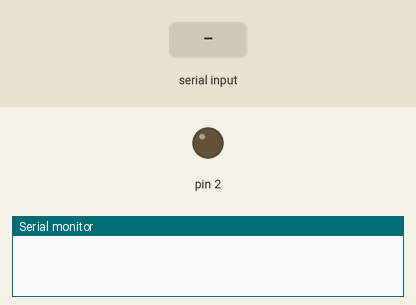
Recording of a sketch running on a simulated Arduino Uno, built with avr-gcc and run on an emulated ATmega328P. On the bench: output pins drawn as LEDs (lit = HIGH), the last lines printed to the serial monitor. Inputs (shaded band) come from the test bench.

Above: at 1.2 s.
1.3 s: "1" received over the second serial link
At 2.4 s:
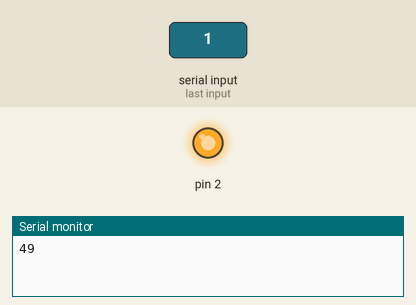
2.8 s: "0" received over the second serial link
At 3.5 s:
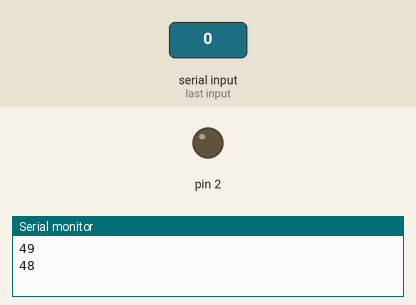
Timing chart, 0 to 5.8 s (numbered marks = the images above; inputs shaded):
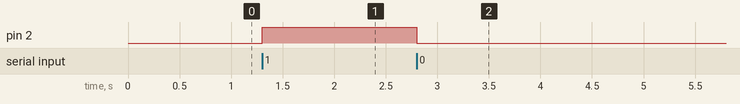

Measured:
- after the input at 1.3 s, pin 2: LOW → HIGH at once
- after the input at 2.8 s, pin 2: HIGH → LOW at once

The sketch:

TEST_RELAY.ino
```cpp
#include <SoftwareSerial.h>

SoftwareSerial wifi(4, 3);//rx,tx
void setup() {
  Serial.begin(9600);
  wifi.begin(9600);
  pinMode(2, OUTPUT);
}

void loop() {
  if (wifi.available()) {
    int c = wifi.read();
    Serial.println(c);
    if (c == 48)
      digitalWrite(2, LOW);
    else if (c == 49)
      digitalWrite(2, HIGH);
    delay(100);
  }
}
```
